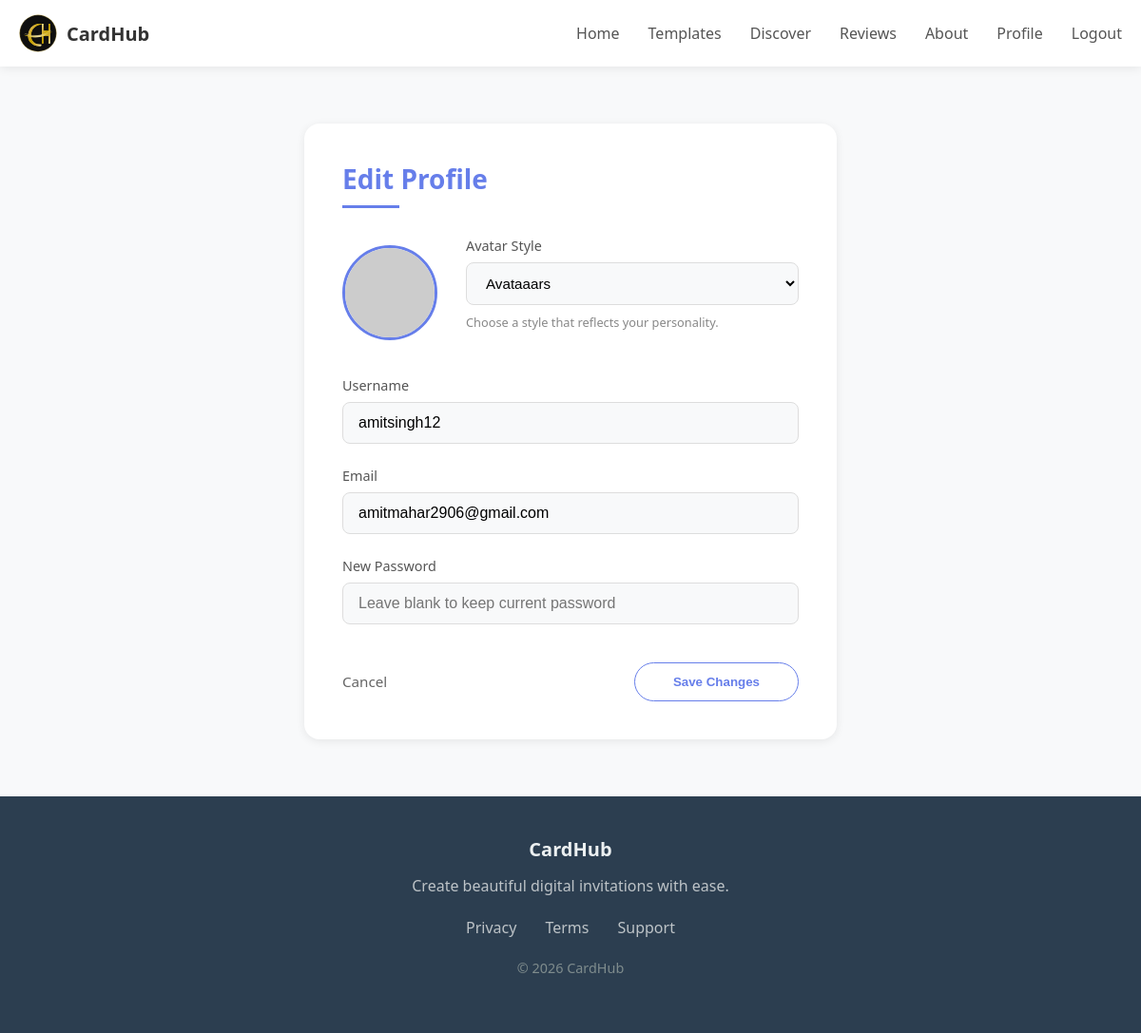
The app's page /edit-profile (signed in) with its own data.
### app.py (models this page shows, shortened)
class User(db.Model):
    __tablename__ = "users"
    id = db.Column(db.Integer, primary_key=True)
    username = db.Column(db.String(80), unique=True, nullable=False)
    email = db.Column(db.String(120), unique=True, nullable=False)
    password_hash = db.Column(db.String(255), nullable=False)
    avatar_style = db.Column(db.String(50), nullable=True, default="avataaars")
    created_at = db.Column(db.DateTime, default=datetime.utcnow)
    reviews = db.relationship("Review", backref="user", lazy=True)

### app.py (the view, shortened to what this page needs)
@app.route("/edit-profile", methods=["GET", "POST"])
@login_required
def edit_profile():
    user = current_user()
    return render_template("edit_profile.html", user=user)

### app.py (called while the page is built)
def current_user():
    uid = session.get("user_id")
    if not uid:
        return None
    return db.session.get(User, uid)

def login_required(f):
    @wraps(f)
    def wrapper(*args, **kwargs):
        if not session.get("user_id"):
            flash("Please log in to continue.", "warning")
            return redirect(url_for("login", next=request.path))
        return f(*args, **kwargs)
    return wrapper

@app.context_processor
def inject_globals():
    user = current_user()
    return {
        "current_user_obj": user,
        "USER_ROLE": "free"
    }

### templates/edit_profile.html (shortened to what this page needs)
{% extends "base.html" %}
{% block content %}
<section style="max-width: 600px; margin: 60px auto; padding: 0 20px;">
  <div style="background: white; border-radius: 16px; padding: 40px; box-shadow: 0 2px 10px rgba(0,0,0,0.08);">
    <div style="margin-bottom: 30px;">
      <h1 style="font-size: 1.75rem; color: #667eea; margin-bottom: 10px;">Edit Profile</h1>
      <div style="width: 60px; height: 3px; background: #667eea;"></div>
    </div>
    <form method="POST" enctype="multipart/form-data">
      <div style="display: flex; align-items: center; gap: 30px; margin-bottom: 30px;">
        <img
          id="avatarPreview"
          src="https://api.dicebear.com/7.x/{{ user.avatar_style or 'avataaars' }}/svg?seed={{ user.username }}"
          alt="Avatar"
          style="width: 100px; height: 100px; border-radius: 50%; border: 3px solid #667eea;"
        >
        <div style="flex: 1;">
          <label style="display: block; font-size: 0.9rem; color: #555; margin-bottom: 8px;">Avatar Style</label>
          <select name="avatar_style" id="avatarStyleSelect" style="width: 100%; padding: 12px 16px; border: 1px solid #ddd; border-radius: 8px; font-size: 0.95rem; background: #f8f9fa;">
            <option value="avataaars" {% if user.avatar_style == 'avataaars' %}selected{% endif %}>Avataaars</option>
          </select>
          <p style="font-size: 0.8rem; color: #888; margin-top: 8px;">Choose a style that reflects your personality.</p>
        </div>
      </div>
      <div style="margin-bottom: 24px;">
        <label style="display: block; font-size: 0.9rem; color: #555; margin-bottom: 8px;">Username</label>
        <input
          type="text"
          name="username"
          value="{{ user.username }}"
          style="width: 100%; padding: 12px 16px; border: 1px solid #ddd; border-radius: 8px; font-size: 1rem; background: #f8f9fa;"
        >
      </div>
      <div style="margin-bottom: 24px;">
        <label style="display: block; font-size: 0.9rem; color: #555; margin-bottom: 8px;">Email</label>
        <input
          type="email"
          name="email"
          value="{{ user.email }}"
          style="width: 100%; padding: 12px 16px; border: 1px solid #ddd; border-radius: 8px; font-size: 1rem; background: #f8f9fa;"
        >
      </div>
      <div style="margin-bottom: 30px;">
        <label style="display: block; font-size: 0.9rem; color: #555; margin-bottom: 8px;">New Password</label>
        <input
          type="password"
          name="password"
          placeholder="Leave blank to keep current password"
          style="width: 100%; padding: 12px 16px; border: 1px solid #ddd; border-radius: 8px; font-size: 1rem; background: #f8f9fa;"
        >
      </div>
      <div style="display: flex; justify-content: space-between; align-items: center; padding-top: 10px;">
        <a href="{{ url_for('profile') }}" style="color: #666; font-size: 0.95rem;">Cancel</a>
        <button
          type="submit"
          style="padding: 12px 40px; border-radius: 25px; border: 1px solid #667eea; color: #667eea; font-weight: 600; background: white; cursor: pointer;">
          Save Changes
        </button>
      </div>
    </form>
  </div>
</section>
{% endblock %}

### static/css/styles.css (style rules this page uses)
* { -webkit-tap-highlight-color: transparent; box-sizing: border-box; }
html, body { overflow-x: hidden; scroll-behavior: smooth; }
body { background: #f8f9fa; font-family: 'Segoe UI', system-ui, sans-serif; color: #333; -webkit-font-smoothing: antialiased; min-height: 100vh; margin: 0; padding: 0; }
h1, h2, h3, h4, h5, h6 { margin: 0 0 16px 0; font-weight: 600; line-height: 1.3; }
p { margin: 0 0 16px 0; line-height: 1.6; }
a { color: #4a90d9; text-decoration: none; }

### records on screen
User: avatar_style "Avataaars", username "amitsingh12", email "amitmahar2906@gmail.com"

### other values on screen
{{ label }} "Home Templates Discover Reviews About Profile"
